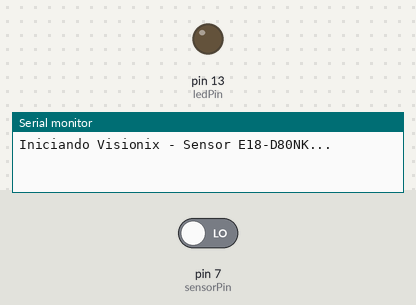
Recording of a sketch running on a simulated Arduino Uno, built with avr-gcc and run on an emulated ATmega328P. On the bench: output pins drawn as LEDs (lit = HIGH), the last lines printed to the serial monitor. The inputs (shaded band) are chosen by the test bench; at power-on: pin 7 (sensorPin) LOW.

Above: at 2.2 s.
2.3 s: pin 7 (sensorPin) driven HIGH
3.9 s: pin 7 (sensorPin) driven LOW
At 5.4 s:
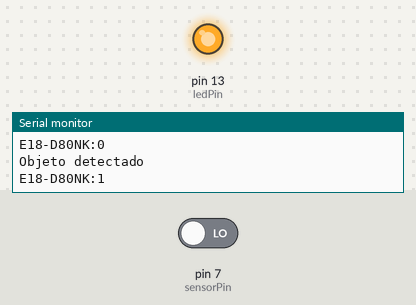
Timing chart, 0 to 6.9 s (numbered marks = the images above; inputs shaded):
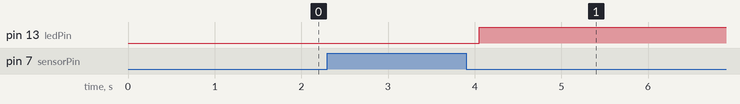

The sketch:

Sensor.ino
```cpp
// Prueba Sensor E18-D80NK ===


// Pines
const int sensorPin = 7;   // Pin de salida del sensor
const int ledPin = 13;     // LED indicador (integrado en la placa)

int ultimoEstado = LOW;    // Variable para registrar el último estado

void setup() {
  pinMode(sensorPin, INPUT);
  pinMode(ledPin, OUTPUT);
  Serial.begin(9600);
  Serial.println("Iniciando Visionix - Sensor E18-D80NK...");
  delay(1000);
}

void loop() {
  // Promediar varias lecturas para evitar falsos positivos
  int lectura = 0;
  for (int i = 0; i < 5; i++) {
    lectura += digitalRead(sensorPin);
    delay(10);
  }

  int estado = (lectura >= 3) ? HIGH : LOW;

  // Solo actuar si el estado cambió
  if (estado != ultimoEstado) {
    ultimoEstado = estado;

    if (estado == LOW) { // Dependiendo del tipo del sensor: LOW = objeto detectado
      digitalWrite(ledPin, HIGH);
      Serial.println("Objeto detectado");
      Serial.println("E18-D80NK:1"); // Compatible con ROS o Python
    } else {
      digitalWrite(ledPin, LOW);
      Serial.println("Sin objeto");
      Serial.println("E18-D80NK:0");
    }
  }

  delay(100);
}
```

Measured:
- after the input at 3.9 s, pin 13 (ledPin): LOW → HIGH after 0.15 s
